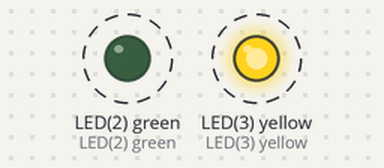
The program below on a simulated pyboard running MicroPython. Parts: output pins drawn as LEDs (lit = HIGH). Dashed ring = blinking. What the program prints to the serial console is not drawn.

Above: at 0.1 s.
Timing chart, 0 to 3.0 s (numbered marks = the images above):
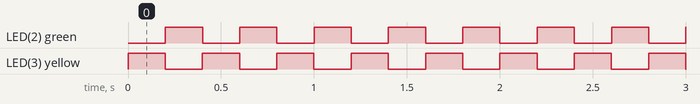

The program:

main.py
```python
# (licence header left out)
import micropython # For emergency exception buffer
import pyb         # For uPython MCU
import time

# Buffer for interrupt error messages
micropython.alloc_emergency_exception_buf(100)

# define LED color constants
LED_RED = 1
LED_GREEN = 2
LED_BLUE = 3


# Function that contains the task code for toggling the blue LED
def task1(timer):
    pyb.LED(LED_BLUE).toggle()

    return


# Function that contains the task code for toggling the yellow LED
def task2(timer):
    pyb.LED(LED_GREEN).toggle()

    return


############################################################
#
# Start script execution ...
#
############################################################
# Setup the MCU and application code to starting conditions
# The blue LED will start on, the yellow LED will be off
pyb.LED(LED_BLUE).on()
pyb.LED(LED_GREEN).off()

# Create task timer for Blue LED
TimerBlueLed = pyb.Timer(1)
TimerBlueLed.init(freq=5)
TimerBlueLed.callback(task1)
print("Task 1 - Blue LED Toggle initialized ...")

# Create task timer for Green LED
TimerGreenLed = pyb.Timer(2)
TimerGreenLed.init(freq=5)
TimerGreenLed.callback(task2)
print("Task 2 - Green LED Toggle initialized ...")

# Tracks seconds since program started
TimeStart = time.ticks_ms()

while True:
    time.sleep_ms(5000)
    SecondsLive = time.ticks_diff(time.ticks_ms(), TimeStart) /1000
    print("Executing for ", SecondsLive, " seconds")
```

Measured:
- by itself, LED(2) green, LED(3) yellow: alternates HIGH for 0.20 s and LOW for 0.20 s
